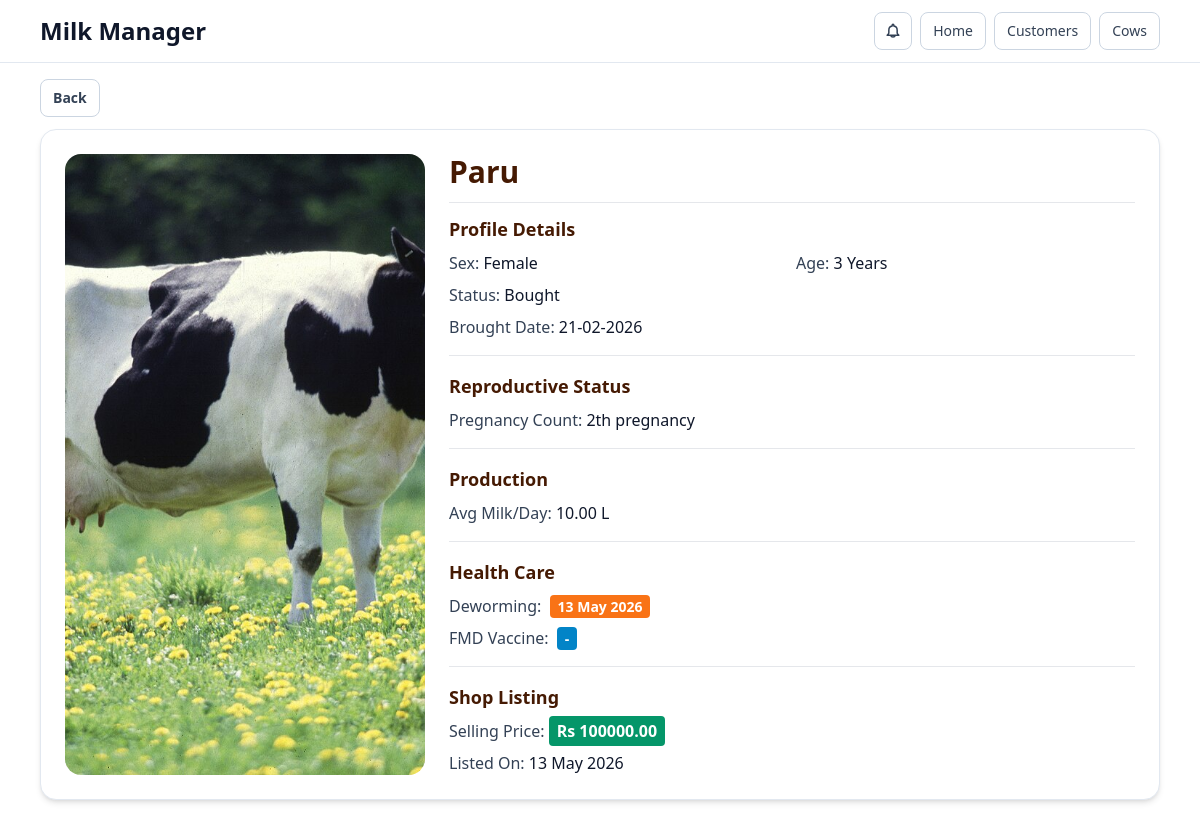
The app's page /marketplace/cow/1/detail/ with its own data.
### dairy/models.py (models this page shows, shortened)
class Cow(models.Model):
    SEX_MALE = 'male'
    SEX_FEMALE = 'female'
    SEX_CHOICES = [
        (SEX_MALE, 'Male'),
        (SEX_FEMALE, 'Female'),
    ]
    photo = models.ImageField(upload_to='cows/', blank=True, null=True)
    name = models.CharField(max_length=100)
    ear_tag_number = models.CharField(max_length=60, blank=True)
    age = models.PositiveIntegerField(help_text='Age in years')
    sex = models.CharField(max_length=10, choices=SEX_CHOICES)
    number_of_pregnancy = models.PositiveIntegerField(blank=True, null=True)
    currently_pregnant = models.BooleanField(default=False)
    average_litre_per_day = models.DecimalField(max_digits=6, decimal_places=2, blank=True, null=True)
    medicine = models.CharField(max_length=255, blank=True)
    injection = models.CharField(max_length=255, blank=True)
    mother = models.ForeignKey('self', on_delete=models.SET_NULL, blank=True, null=True, related_name='children')
    is_bought = models.BooleanField(default=False)
    birth_date = models.DateField(blank=True, null=True)
    buyed_date = models.DateField(blank=True, null=True)
    class Meta:
        ordering = ['name']
        constraints = [
            models.CheckConstraint(condition=~Q(pk=models.F('mother_id')), name='cow_not_own_mother'),
        ]

class CowMedicineRecord(models.Model):
    MED_DEWORMING = 'deworming'
    MED_FMD = 'fmd_vaccine'
    MEDICINE_CHOICES = [
        (MED_DEWORMING, 'Deworming'),
        (MED_FMD, 'FMD Vaccine'),
    ]
    cow = models.ForeignKey(Cow, on_delete=models.CASCADE, related_name='medicine_records')
    medicine_type = models.CharField(max_length=20, choices=MEDICINE_CHOICES)
    given_on = models.DateField(default=date.today)
    note = models.CharField(max_length=255, blank=True)
    created_at = models.DateTimeField(auto_now_add=True)
    class Meta:
        ordering = ['given_on', 'created_at']

class CowMarketplaceListing(models.Model):
    cow = models.OneToOneField(Cow, on_delete=models.CASCADE, related_name='marketplace_listing')
    selling_price = models.DecimalField(max_digits=12, decimal_places=2)
    is_active = models.BooleanField(default=True)
    listed_on = models.DateField(default=date.today)
    sold_on = models.DateField(blank=True, null=True)
    notes = models.TextField(blank=True)
    class Meta:
        ordering = ['-listed_on', '-id']

### dairy/views.py (the view)
# urls.py: path('marketplace/cow/<int:pk>/detail/', views.marketplace_cow_detail, name='marketplace_cow_detail'),
def marketplace_cow_detail(request, pk):
    cow = get_object_or_404(Cow.objects.select_related('mother').prefetch_related('children'), pk=pk)
    listing = get_object_or_404(CowMarketplaceListing, cow=cow, is_active=True)
    deworming_latest = (
        cow.medicine_records.filter(medicine_type=CowMedicineRecord.MED_DEWORMING).order_by('-given_on', '-id').first()
    )
    fmd_latest = cow.medicine_records.filter(medicine_type=CowMedicineRecord.MED_FMD).order_by('-given_on', '-id').first()
    return render(
        request,
        'dairy/marketplace_cow_detail.html',
        {
            'cow': cow,
            'listing': listing,
            'deworming_latest': deworming_latest,
            'fmd_latest': fmd_latest,
        },
    )

### dairy/templates/dairy/marketplace_cow_detail.html (shortened to what this page needs)
{% extends 'base.html' %}
{% block content %}
<div class="mx-auto max-w-6xl">
  <div class="rounded-2xl border border-slate-200 bg-white p-4 shadow-md md:p-6">
    <div class="grid gap-6 md:grid-cols-[360px,1fr]">
      {% if cow.photo %}
        <img src="{{ cow.photo.url }}" class="h-full min-h-[300px] w-full rounded-2xl object-cover" alt="{{ cow.name }}">
      {% else %}
        <div class="flex h-full min-h-[300px] items-center justify-center rounded-2xl bg-slate-100 text-slate-500">No Photo</div>
      {% endif %}
      <div>
        <h1 class="text-3xl font-extrabold text-amber-950">{{ cow.name }}</h1>
        <hr class="my-3">
        <h3 class="mb-2 text-lg font-bold text-amber-950">Profile Details</h3>
        <div class="grid gap-2 text-base text-slate-900 sm:grid-cols-2">
          <div><span class="font-medium text-slate-700">Sex:</span> {{ cow.sex|title }}</div>
          <div><span class="font-medium text-slate-700">Age:</span> {{ cow.age }} Years</div>
          <div class="sm:col-span-2"><span class="font-medium text-slate-700">Status:</span> {% if cow.is_bought %}Bought{% else %}Born in Farm{% endif %}</div>
          {% if cow.buyed_date %}
            <div class="sm:col-span-2"><span class="font-medium text-slate-700">Brought Date:</span> {{ cow.buyed_date|date:'d-m-Y' }}</div>
          {% endif %}
        </div>
        <hr class="my-4">
        <h3 class="mb-2 text-lg font-bold text-amber-950">Reproductive Status</h3>
        <div class="grid gap-2 text-base text-slate-900 sm:grid-cols-2">
          {% if cow.number_of_pregnancy %}
            <div class="sm:col-span-2"><span class="font-medium text-slate-700">Pregnancy Count:</span> {{ cow.number_of_pregnancy }}th pregnancy</div>
          {% endif %}
        </div>
        <hr class="my-4">
        <h3 class="mb-2 text-lg font-bold text-amber-950">Production</h3>
        <div class="grid gap-2 text-base text-slate-900 sm:grid-cols-2">
          <div class="sm:col-span-2"><span class="font-medium text-slate-700">Avg Milk/Day:</span> {{ cow.average_litre_per_day|default:'-' }} L</div>
        </div>
        <hr class="my-4">
        <h3 class="mb-2 text-lg font-bold text-amber-950">Health Care</h3>
        <div class="grid gap-2 text-base text-slate-900 sm:grid-cols-2">
          <div class="sm:col-span-2">
            <span class="font-medium text-slate-700">Deworming:</span>
            <span class="ml-1 rounded bg-orange-500 px-2 py-0.5 text-sm font-bold text-white">{% if deworming_latest %}{{ deworming_latest.given_on|date:'d M Y' }}{% else %}-{% endif %}</span>
          </div>
          <div class="sm:col-span-2">
            <span class="font-medium text-slate-700">FMD Vaccine:</span>
            <span class="ml-1 rounded bg-sky-600 px-2 py-0.5 text-sm font-bold text-white">{% if fmd_latest %}{{ fmd_latest.given_on|date:'d M Y' }}{% else %}-{% endif %}</span>
          </div>
        </div>
        <hr class="my-4">
        <h3 class="mb-2 text-lg font-bold text-amber-950">Shop Listing</h3>
        <div class="grid gap-2 text-base text-slate-900 sm:grid-cols-2">
          <div class="sm:col-span-2"><span class="font-medium text-slate-700">Selling Price:</span> <span class="rounded bg-emerald-600 px-2 py-1 font-bold text-white">Rs {{ listing.selling_price }}</span></div>
          <div class="sm:col-span-2"><span class="font-medium text-slate-700">Listed On:</span> {{ listing.listed_on|date:'d M Y' }}</div>
        </div>
      </div>
    </div>
  </div>
</div>
{% endblock %}

### templates/base.html (shortened to what this page needs)
{% load static %}
<!doctype html>
<html lang="en">
<head>
  <script src="https://cdn.tailwindcss.com"></script>
</head>
<body class="{% block body_class %}{% endblock %}">
  {% block page_nav %}
  <nav class="sticky top-0 z-40 border-b border-slate-200 bg-white/95 backdrop-blur">
    <div class="mx-auto max-w-6xl px-4 py-3">
      <div class="flex items-center justify-between">
        <a class="text-xl font-bold text-slate-900 md:text-2xl" href="{% url 'home' %}">Milk Manager</a>
        <div class="hidden items-center gap-2 md:flex">
          <a class="rounded-lg border border-slate-300 p-2 text-slate-700 hover:bg-slate-50" href="{% url 'delivery_notifications' %}" title="Notifications" aria-label="Notifications">
          </a>
          <a class="rounded-lg border border-slate-300 px-3 py-2 text-sm font-medium text-slate-700 hover:bg-slate-50" href="{% url 'home' %}">Home</a>
          <a class="rounded-lg border border-slate-300 px-3 py-2 text-sm font-medium text-slate-700 hover:bg-slate-50" href="{% url 'customer_list' %}">Customers</a>
          <a class="rounded-lg border border-slate-300 px-3 py-2 text-sm font-medium text-slate-700 hover:bg-slate-50" href="{% url 'cow_list' %}">Cows</a>
        </div>
      </div>
    </div>
  </nav>
  {% endblock %}
  <main class="{% block main_class %}mx-auto max-w-6xl px-4 py-4 pb-24{% endblock %}">
    {% if request.path != '/' %}
      <div class="mb-3">
        <button
          type="button"
          class="rounded-lg border border-slate-300 bg-white px-3 py-2 text-sm font-semibold text-slate-700 hover:bg-slate-50"
          onclick="goBackSmart()"
        >
          Back
        </button>
      </div>
    {% endif %}
    {% block content %}{% endblock %}
  </main>
</body>
</html>

### records on screen
Cow: photo (picture), name "Paru", sex "Female", age "3", buyed_date "21-02-2026", number_of_pregnancy "2", average_litre_per_day "10.00"
CowMedicineRecord: given_on "13 May 2026"
CowMarketplaceListing: selling_price "100000.00", listed_on "13 May 2026"
